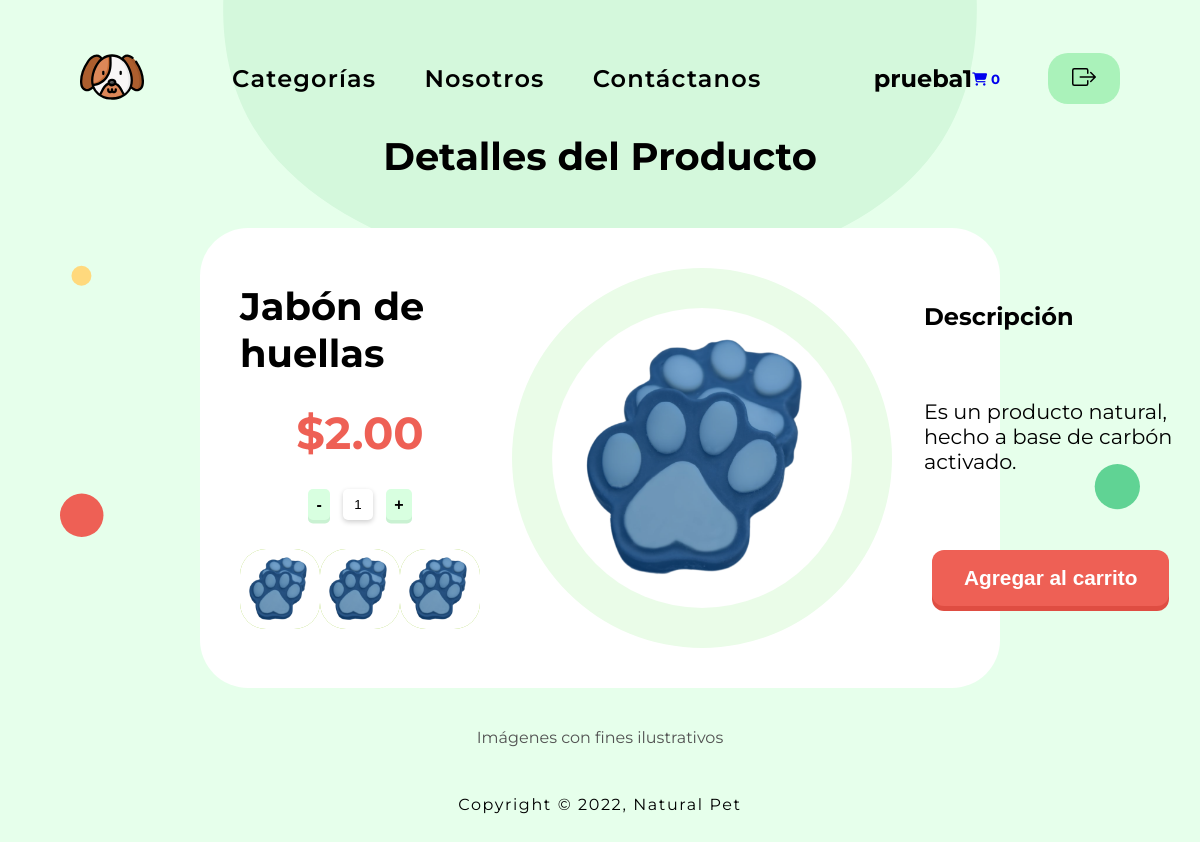
The page /paginas/producto5.php (signed in) on the database its author committed.
### tables this page shows
CREATE TABLE IF NOT EXISTS `productos` (
  `IDProducto` int(5) UNSIGNED ZEROFILL NOT NULL AUTO_INCREMENT,
  `IDCategoria` int(5) UNSIGNED ZEROFILL NOT NULL,
  `producto` varchar(250) NOT NULL,
  `descripcion` varchar(300) NOT NULL,
  `precio` double(10,2) NOT NULL,
  `imagen` varchar(255) NOT NULL,
  `href` varchar(255) NOT NULL,
  PRIMARY KEY (`IDProducto`),
  KEY `IDCategoria` (`IDCategoria`)
);

### paginas/producto5.php (the view, shortened to what this page needs)
<?php
    include ("../php/config.php");
?>
<!DOCTYPE html>
<html lang="en" class="bg-products">
<?php include ("../php/headproduct.php");?>
<body>
<?php include ("../php/headerproductos.php") ?>
    <main>
        <h1>Detalles del Producto</h1>
        <section class="producto">
            <?php
                    $sql = "SELECT * FROM productos WHERE IDCategoria = '00002' AND IDProducto = '00005' ";
                    $resul = mysqli_query($conn, $sql);
                    if (mysqli_num_rows($resul) > 0) {
                        while ($row = mysqli_fetch_array($resul)) {
            ?>
                <form method="POST" action="">
                    <div class="izq">
                        <h1><?php echo $row['producto']; ?></h1>
                        <p style="margin-bottom: 0rem;">$<?php echo $row['precio']; ?></p>
                        <div class="cantidad">
                            <input type="number" name="item_cantidad" min="1" max="100" value="1" readonly />
                        </div>
                        <div class="cajitas">
                            <a href=""><img src="../img/<?php echo $row['imagen']; ?>" alt=""></a>
                            <a href=""><img src="../img/<?php echo $row['imagen']; ?>" alt=""></a>
                            <a href=""><img src="../img/<?php echo $row['imagen']; ?>" alt=""></a>
                        </div>
                    </div>
                    <div class="cen">
                        <div class="circle">
                            <img src="../img/<?php echo $row['imagen']; ?>" alt="">
                        </div>
                    </div>
                    <div class="der">
                        <h2>Descripción</h2>
                        <p style="margin-bottom: 0;"><?php echo $row['descripcion']; ?></p>
                        <form action="" method="POST">
                        <div id="btnpro">
                            <input class="btn vermas" type="submit" name="agregar" value="Agregar al carrito">
                        </div>
                        </form>
                    </div>
                </form>
                <?php
                    }
                }
            ?>
        </section>
    </main>
    <div class="text1"><p>Imágenes con fines ilustrativos</p></div>
    <?php include ("../php/footer.php") ?>
</body>
</html>

### css/products.css (style rules this page uses)
* { margin: 0; padding: 0; }
:root { --color-primary: #ffffff; --color-secondary: #232323; --text-primary: #1f1f1f; --text-secondary: #707070; --bg-greendark: #D4F8DC; --bg-greenlight: #E6FFEB; }
a { text-decoration: none; }
html { background-color: var(--bg-greenlight); }
.bg-products { background-image: url(../svg/product.svg); background-repeat: no-repeat; background-size: 90%; background-position: top center; }
body { font-family: 'Montserrat'; }
main { display: flex; flex-direction: column; align-items: center; justify-content: center; margin-left: 15rem; margin-right: 15rem; }
main h1 { font-size: 2.4rem; margin-bottom: 1rem; }
main p { font-size: 1.3rem; margin-bottom: 2.5rem; }
.cantidad { display: flex; justify-content: center; }
.cantidad input { border: none; outline: none; padding: 0.5rem; border-radius: 5px; margin: 0 0.8rem !important; box-shadow: 0 2px 5px rgb(206, 206, 206); }
#btnpro { display: flex; justify-content: center }
.btn { border-radius: 12px; padding: 1rem 2rem; font-size: 1.3rem; text-decoration: none; margin: 0.5rem; color: #fff; position: relative; display: inline-block; border: none; }
.vermas { font-weight: 600; background-color: #EE6055; box-shadow: 0px 5px 0px 0px #df4d42; }
.producto { background-color: #ffffff; width: 100%; border-radius: 48px; display: flex; margin-top: 2rem; padding: 2.5rem; }
form { height: auto; width: 100%; display: flex; }
.izq { display: flex; flex-direction: column; justify-content: space-around; padding-right: 2rem; width: 100%; }
.izq p { color: #EE6055; font-size: 2.8rem; font-weight: bold; align-self: center; margin-bottom: 0rem; }
.izq h1 { align-self: center; margin: 0; }
.cen { display: flex; justify-content: center; align-items: center; width: 100%; }
.der { display: flex; flex-direction: column; justify-content: space-around; padding-left: 2rem; width: 100%; }
.cajitas { display: flex; justify-content: space-between; }
.cajitas img { border-radius: 26px; height: 5rem; width: 5rem; background-color: yellowgreen; }
.cen img { border-radius: 50%; height: 300px; left: 10px; top: 210px; width: 300px; }
.circle { display: flex; justify-content: center; align-items: center; background-color: #eafce8; border-radius: 50%; height: 380px; left: 10px; top: 210px; width: 380px; }
.text1 { display: flex; justify-content: center; align-items: center; margin-top: 2.5rem; color: rgb(82, 82, 82); }

### rows shown on the page
productos: producto "Jabón de huellas", precio "2.00", imagen (picture), descripcion "Es un producto natural, hecho a base de carbón activado."

### other values the page prints
$_SESSION['usuario'] "prueba1"
